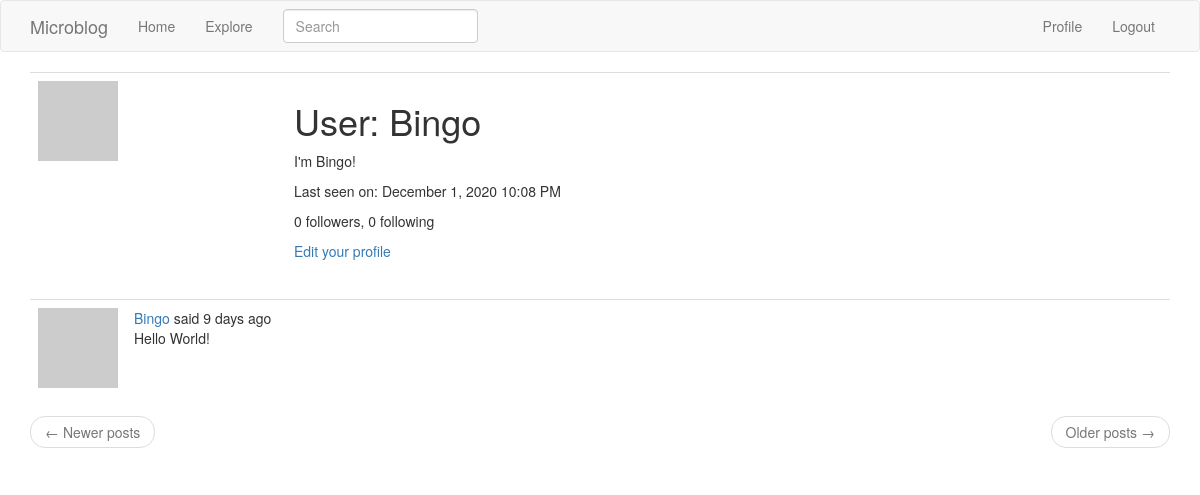
Before: /user/Bingo (signed in) with the older database file.
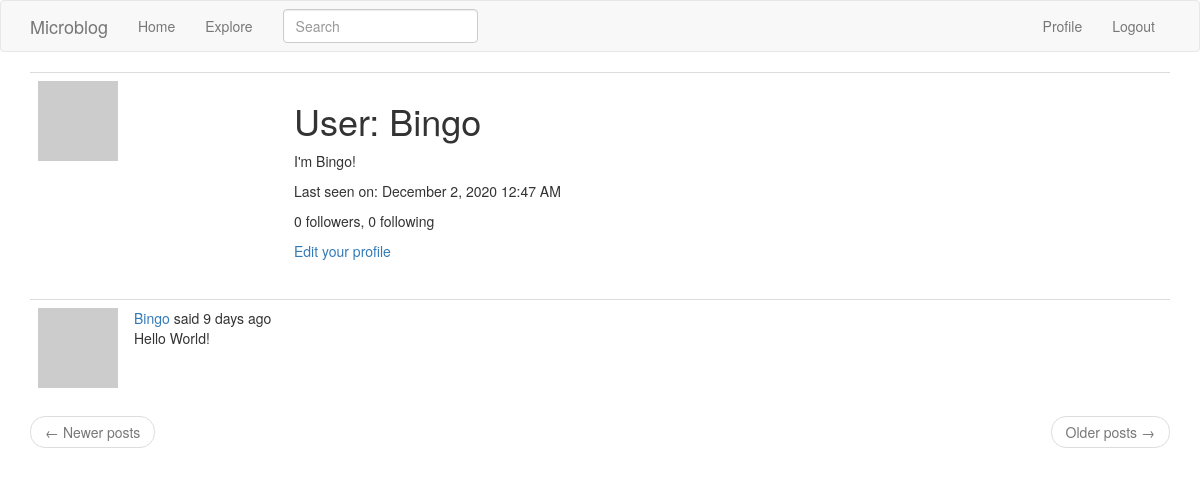
After: the same page with the newer database file.
### app/models.py (models this page shows, shortened)
class User(UserMixin, db.Model):
    id = db.Column(db.Integer, primary_key=True)
    username = db.Column(db.String(64), index=True, unique=True)
    email = db.Column(db.String(120), index=True, unique=True)
    password_hash = db.Column(db.String(128))
    posts = db.relationship('Post', backref='author', lazy='dynamic')
    about_me = db.Column(db.String(140))
    last_seen = db.Column(db.DateTime, default=datetime.utcnow)
    followed = db.relationship(
        'User', secondary=followers,
        primaryjoin=(followers.c.follower_id == id),
        secondaryjoin=(followers.c.followed_id == id),
        backref=db.backref('followers', lazy='dynamic'), lazy='dynamic')
    def avatar(self, size):
        digest = md5(self.email.lower().encode('utf-8')).hexdigest()
        return 'https://www.gravatar.com/avatar/{}?d=identicon&s={}'.format(
            digest, size)

class Post(db.Model):
    id = db.Column(db.Integer, primary_key=True)
    body = db.Column(db.String(140))
    timestamp = db.Column(db.DateTime, index=True, default=datetime.utcnow)
    user_id = db.Column(db.Integer, db.ForeignKey('user.id'))
    language = db.Column(db.String(5))

### app/main/routes.py (the view)
@bp.route('/user/<username>')
@login_required
def user(username):
    user = User.query.filter_by(username=username).first_or_404()
    page = request.args.get('page', 1, type=int)
    posts = user.posts.order_by(Post.timestamp.desc()).paginate(
        page, current_app.config['POSTS_PER_PAGE'], False)
    next_url = url_for('main.user', username=user.username,
                       page=posts.next_num) if posts.has_next else None
    prev_url = url_for('main.user', username=user.username,
                       page=posts.prev_num) if posts.has_prev else None
    form = EmptyForm()
    return render_template('user.html', user=user, posts=posts.items,
                           next_url=next_url, prev_url=prev_url, form=form)

### app/main/forms.py
class SearchForm(FlaskForm):
    q = StringField(_l('Search'), validators=[DataRequired()])
    def __init__(self, *args, **kwargs):
        if 'formdata' not in kwargs:
            kwargs['formdata'] = request.args
        if 'csrf_enabled' not in kwargs:
            kwargs['csrf_enabled'] = False
        super(SearchForm, self).__init__(*args, **kwargs)

class EmptyForm(FlaskForm):
    submit = SubmitField('Submit')

### app/main/routes.py (called while the page is built)
@bp.before_app_request
def before_request():
    if current_user.is_authenticated:
        current_user.last_seen = datetime.utcnow()
        db.session.commit()
        g.search_form = SearchForm()
    g.locale = str(get_locale())

### app/models.py (called while the page is built)
@login.user_loader
def load_user(id):
    return User.query.get(int(id))

### app/templates/user.html (shortened to what this page needs)
{% extends "base.html" %}
{% block app_content %}
    <table class="table table-hover">
        <tr>
            <td width="256px"><img src="{{ user.avatar(256) }}"></td>
            <td>
                <h1>{{ _('User') }}: {{ user.username }}</h1>
                {% if user.about_me %}<p>{{ user.about_me }}</p>{% endif %}
                {% if user.last_seen %}
                <p>{{ _('Last seen on') }}: {{ moment(user.last_seen).format('LLL') }}</p>
                {% endif %}
                <p>{{ _('%(count)d followers', count=user.followers.count()) }}, {{ _('%(count)d following', count=user.followed.count()) }}</p>
                {% if user == current_user %}
                <p><a href="{{ url_for('main.edit_profile') }}">{{ _('Edit your profile') }}</a></p>
                {% endif %}
            </td>
        </tr>
    </table>
    {% for post in posts %}
        {% include '_post.html' %}
    {% endfor %}
    <nav aria-label="...">
        <ul class="pager">
            <li class="previous{% if not prev_url %} disabled{% endif %}">
                <a href="{{ prev_url or '#' }}">
                    <span aria-hidden="true">&larr;</span> {{ _('Newer posts') }}
                </a>
            </li>
            <li class="next{% if not next_url %} disabled{% endif %}">
                <a href="{{ next_url or '#' }}">
                    {{ _('Older posts') }} <span aria-hidden="true">&rarr;</span>
                </a>
            </li>
        </ul>
    </nav>
{% endblock %}

### app/templates/base.html (shortened to what this page needs)
{% extends 'bootstrap/base.html' %}
{% block navbar %}
<nav class="navbar navbar-default">
  <div class="container">
    <div class="navbar-header">
      <a class="navbar-brand" href="{{ url_for('main.index') }}">Microblog</a>
    </div>
    <div class="collapse navbar-collapse" id="bs-example-navbar-collapse-1">
      <ul class="nav navbar-nav">
        <li><a href="{{ url_for('main.index') }}">{{ _('Home') }}</a></li>
        <li><a href="{{ url_for('main.explore') }}">{{ _('Explore') }}</a></li>
      </ul>
      {% if g.search_form %}
      <form
        class="navbar-form navbar-left"
        method="get"
        action="{{ url_for('main.search') }}"
      >
        <div class="form-group">
          {{ g.search_form.q(size=20, class='form-control',
          placeholder=g.search_form.q.label.text) }}
        </div>
      </form>
      {% endif %}
      <ul class="nav navbar-nav navbar-right">
        {% if current_user.is_anonymous %}
        <li><a href="{{ url_for('auth.login') }}">{{ _('Login') }}</a></li>
        {% else %}
        <li>
          <a href="{{ url_for('main.user', username=current_user.username) }}"
            >{{ _('Profile') }}</a
          >
        </li>
        <li><a href="{{ url_for('auth.logout') }}">{{ _('Logout') }}</a></li>
        {% endif %}
      </ul>
    </div>
  </div>
</nav>
{% endblock %} {% block content %}
<div class="container">
   {% block app_content %}{% endblock %}
</div>
{% endblock %}

### app/templates/_post.html (shortened to what this page needs)
<table class="table table-hover">
  <tr>
    <td width="70px">
      <a href="{{ url_for('main.user', username=post.author.username) }}">
        <img src="{{ post.author.avatar(70) }}" />
      </a>
    </td>
    <td>
       {{ _('%(username)s said %(when)s', username=user_link,
      when=moment(post.timestamp).fromNow()) }}
      <br />
      <span id="post{{ post.id }}">{{ post.body }}</span>
    </td>
  </tr>
</table>

Changed rows visible on the page:
changed User "Bingo": last_seen "December 1, 2020 10:08 PM" → "December 2, 2020 12:47 AM"
